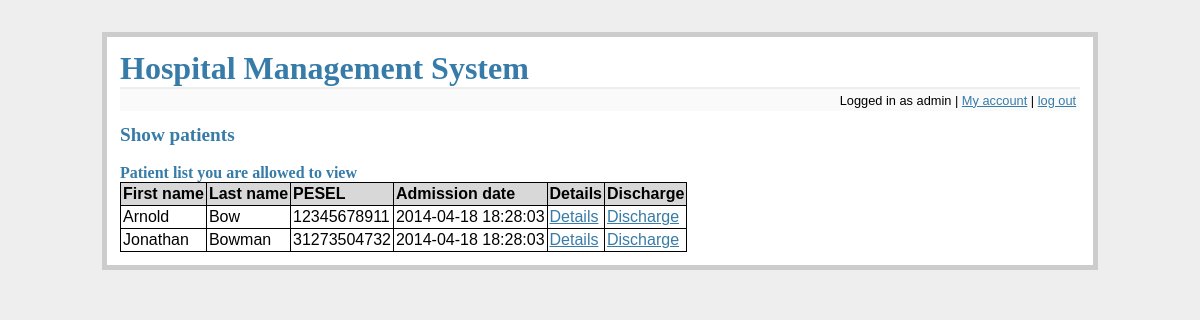
Page /show_patients (signed in) on the earlier database version.
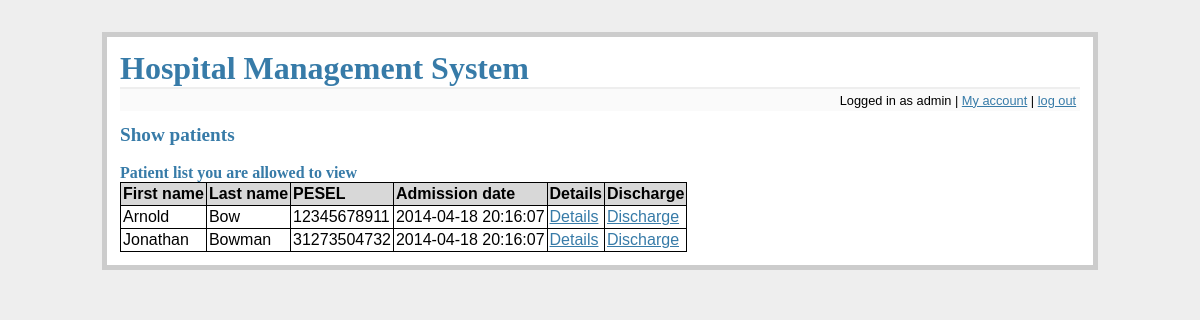
Same page on the later database version.
### tables this page shows
CREATE TABLE positions (
    id integer primary key autoincrement,
    name text not null
);

CREATE TABLE patients (
    pesel integer primary key,
    fname text not null,
    lname text not null
);

CREATE TABLE files (
    id integer primary key autoincrement,
    patient_pesel integer not null,
    admission_d datetime not null,
    discharge_d datetime,
    foreign key(patient_pesel) references patients(pesel)
);

### flaskr.py (the view)
@app.route('/show_patients', methods=['GET'])
def show_patients():
    error = None
    db = get_db()
    position = get_position(db, session['username'])
    if 'logged_in' not in session or not session['logged_in'] or position not in ['Admin', 'Head physician', 'Doctor', 'Nurse']:
        flash('You do not have rights to access this part of website')
        return redirect(url_for('main_screen'))
    if position in ['Admin', 'Head physician']:
        cur = db.execute('select p.fname, p.lname, p.pesel, f.admission_d from files f join patients p on f.patient_pesel = p.pesel where f.discharge_d is null')
        patients = cur.fetchall()
    else:
        patients = get_patients_allowed(db, session['username'])
    discharge = None
    if position in ['Admin', 'Head physician', 'Doctor']:
        discharge = True
    return render_template('show_patients.html', patients=patients, allow_discharge=discharge)

### flaskr.py (called while the page is built)
def connect_db():
    rv = sqlite3.connect(app.config['DATABASE'])
    rv.row_factory = sqlite3.Row
    return rv

def get_db():
    if not hasattr(g, 'sqlite_db'):
        g.sqlite_db = connect_db()
    return g.sqlite_db

### tools.py (called while the page is built)
def get_position(db, user):
    cur = db.execute('select p.name from employees as e join positions as p on e.position_id = p.id where e.login = ?', [user])
    res = cur.fetchone()
    return res[0] if res else None

### templates/show_patients.html
{% extends "layout.html" %}
{% block body %}
    <h2>Show patients</h2>
  <br/>
  <h3>Patient list you are allowed to view</h3>
  <table class=dbtable>
  <tr><td>First name<td>Last name<td>PESEL<td>Admission date<td>Details<td>Discharge
  {% for row in patients %}
  <tr>
      {% for d in row %}
          <td>{{ d }}
      {% endfor %}
      <td><a href="{{ url_for('patient_details', patient=row[2]) }}">Details
      <td>
         {% if allow_discharge %}
            <a href="{{ url_for('discharge', patient=row[2]) }}">Discharge
         {% else %}
            &nbsp;
         {% endif %}
  </tr>
  {% endfor %}
  </table>
{% endblock %}

### templates/layout.html (shortened to what this page needs)
<!doctype html>
<link rel=stylesheet type=text/css href="{{ url_for('static', filename='style.css') }}">
<div class=page>
  <h1><a href="{{ url_for('main_screen') }}" class=simplelnk>Hospital Management System</a></h1>
  <div class=metanav>
  {% if not session.logged_in %}
    <span><a href="{{ url_for('login') }}">log in</a></span>
  {% else %}
    <span>Logged in as {{ session.username }} | <a href="{{ url_for('my_account') }}">My account</a> | <a href="{{ url_for('logout') }}">log out</a></span>
  {% endif %}
  </div>
  {% block body %}{% endblock %}
</div>

### static/style.css (style rules this page uses)
a, h1, h2, h3 { color: #377ba8; }
h1, h2, h3 { font-family: 'Georgia', serif; margin: 0; }
h1 { border-bottom: 2px solid #eee; }
h2 { font-size: 1.2em; }
h3 { font-size: 1em; }
.page { margin: 2em auto; width: 60em; border: 5px solid #ccc; padding: 0.8em; background: white; }
.metanav { text-align: right; font-size: 0.8em; padding: 0.3em; margin-bottom: 1em; background: #fafafa; }
.simplelnk { text-decoration: none; font-weight: bold }
table, table tr, table td { border-spacing: 0px; border: 1px solid black; border-collapse: collapse; }
table td { padding: 2px; }
table.dbtable tr:first-child { background-color: #D8D8D8; font-weight: bold; }

Differences in the rows shown:
changed files (number 1 of 2 on the later page): admission_d "2014-04-18 18:28:03" → "2014-04-18 20:16:07"
changed files (number 2 of 2 on the later page): admission_d "2014-04-18 18:28:03" → "2014-04-18 20:16:07"
